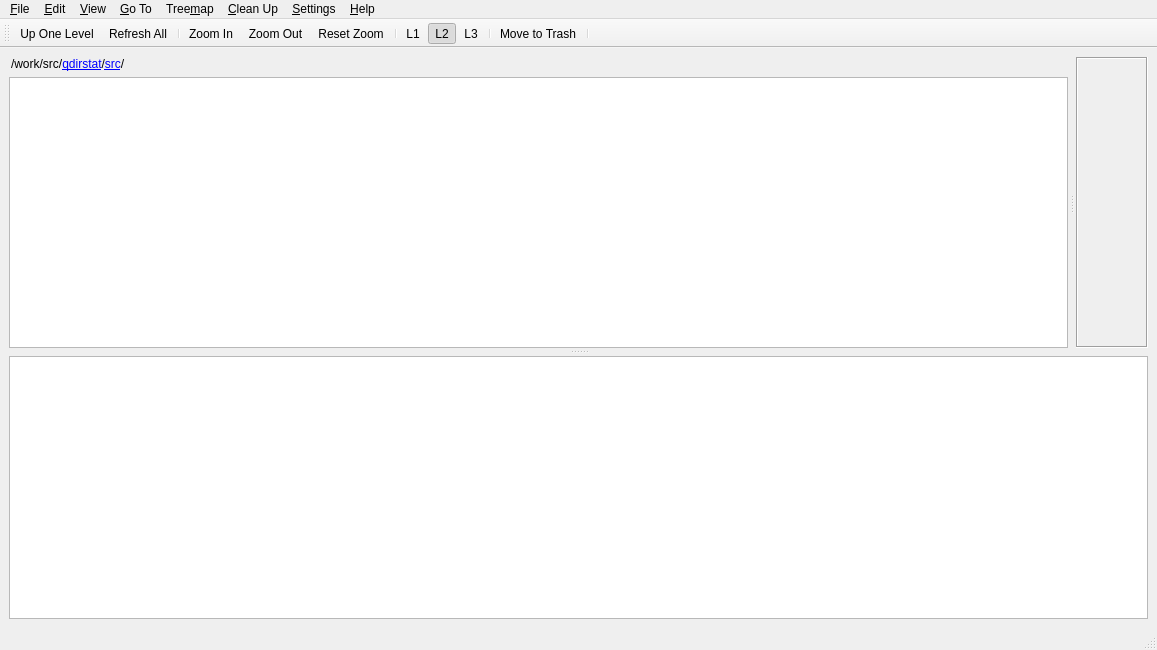
<?xml version="1.0" encoding="UTF-8"?>
<ui version="4.0">
 <author>Stefan Hundhammer</author>
 <class>MainWindow</class>
 <widget class="QMainWindow" name="MainWindow">
  <property name="geometry">
   <rect>
    <x>0</x>
    <y>0</y>
    <width>1157</width>
    <height>650</height>
   </rect>
  </property>
  <property name="windowTitle">
   <string>QDirStat</string>
  </property>
  <property name="windowIcon">
   <iconset resource="icons.qrc">
    <normaloff>:/icons/qdirstat.svg</normaloff>:/icons/qdirstat.svg</iconset>
  </property>
  <widget class="QWidget" name="centralWidget">
   <layout class="QVBoxLayout" name="verticalLayout">
    <item>
     <widget class="QSplitter" name="mainWinSplitter">
      <property name="orientation">
       <enum>Qt::Vertical</enum>
      </property>
      <property name="handleWidth">
       <number>8</number>
      </property>
      <widget class="QSplitter" name="topViewsSplitter">
       <property name="orientation">
        <enum>Qt::Horizontal</enum>
       </property>
       <property name="handleWidth">
        <number>8</number>
       </property>
       <widget class="QWidget" name="treeViewContainer" native="true">
        <property name="sizePolicy">
         <sizepolicy hsizetype="Expanding" vsizetype="Expanding">
          <horstretch>1</horstretch>
          <verstretch>1</verstretch>
         </sizepolicy>
        </property>
        <layout class="QVBoxLayout" name="treeViewLayout">
         <property name="leftMargin">
          <number>0</number>
         </property>
         <property name="topMargin">
          <number>0</number>
         </property>
         <property name="rightMargin">
          <number>0</number>
         </property>
         <property name="bottomMargin">
          <number>0</number>
         </property>
         <item>
          <widget class="QDirStat::BreadcrumbNavigator" name="breadcrumbNavigator">
           <property name="text">
            <string>&lt;html&gt;&lt;head/&gt;&lt;body&gt;&lt;p&gt;/work/src/&lt;a href=&quot;/work/src/qdirstat&quot;&gt;qdirstat&lt;/a&gt;/&lt;a href=&quot;/work/src/qdirstat/src&quot;&gt;src&lt;/a&gt;/&lt;/p&gt;&lt;/body&gt;&lt;/html&gt;</string>
           </property>
           <property name="indent">
            <number>2</number>
           </property>
          </widget>
         </item>
         <item>
          <widget class="QDirStat::DirTreeView" name="dirTreeView">
           <property name="sizePolicy">
            <sizepolicy hsizetype="Expanding" vsizetype="Expanding">
             <horstretch>1</horstretch>
             <verstretch>1</verstretch>
            </sizepolicy>
           </property>
          </widget>
         </item>
        </layout>
       </widget>
       <widget class="QScrollArea" name="fileDetailsPanel">
        <property name="frameShape">
         <enum>QFrame::Box</enum>
        </property>
        <property name="widgetResizable">
         <bool>true</bool>
        </property>
        <widget class="QDirStat::FileDetailsView" name="fileDetailsView">
         <property name="geometry">
          <rect>
           <x>0</x>
           <y>0</y>
           <width>68</width>
           <height>282</height>
          </rect>
         </property>
        </widget>
       </widget>
      </widget>
      <widget class="QDirStat::TreemapView" name="treemapView"/>
     </widget>
    </item>
   </layout>
  </widget>
  <widget class="QMenuBar" name="menubar">
   <property name="geometry">
    <rect>
     <x>0</x>
     <y>0</y>
     <width>1157</width>
     <height>22</height>
    </rect>
   </property>
   <widget class="QMenu" name="menuFile">
    <property name="title">
     <string>&amp;File</string>
    </property>
    <addaction name="actionOpenDir"/>
    <addaction name="actionOpenPkg"/>
    <addaction name="actionShowUnpkgFiles"/>
    <addaction name="actionRefreshAll"/>
    <addaction name="actionRefreshSelected"/>
    <addaction name="separator"/>
    <addaction name="actionReadExcludedDirectory"/>
    <addaction name="actionContinueReadingAtMountPoint"/>
    <addaction name="actionStopReading"/>
    <addaction name="separator"/>
    <addaction name="actionAskWriteCache"/>
    <addaction name="actionAskReadCache"/>
    <addaction name="separator"/>
    <addaction name="actionQuit"/>
   </widget>
   <widget class="QMenu" name="menuView">
    <property name="title">
     <string>&amp;View</string>
    </property>
    <widget class="QMenu" name="menuExpandTreeToLevel">
     <property name="title">
      <string>E&amp;xpand Tree To Level</string>
     </property>
     <addaction name="actionExpandTreeLevel0"/>
     <addaction name="actionExpandTreeLevel1"/>
     <addaction name="actionExpandTreeLevel2"/>
     <addaction name="actionExpandTreeLevel3"/>
     <addaction name="actionExpandTreeLevel4"/>
     <addaction name="actionExpandTreeLevel5"/>
     <addaction name="actionExpandTreeLevel6"/>
     <addaction name="actionExpandTreeLevel7"/>
     <addaction name="actionExpandTreeLevel8"/>
     <addaction name="actionExpandTreeLevel9"/>
    </widget>
    <addaction name="actionCloseAllTreeLevels"/>
    <addaction name="menuExpandTreeToLevel"/>
    <addaction name="separator"/>
    <addaction name="actionShowCurrentPath"/>
    <addaction name="actionShowDetailsPanel"/>
    <addaction name="separator"/>
    <addaction name="actionLayout1"/>
    <addaction name="actionLayout2"/>
    <addaction name="actionLayout3"/>
    <addaction name="separator"/>
    <addaction name="actionFileSizeStats"/>
    <addaction name="actionFileTypeStats"/>
   </widget>
   <widget class="QMenu" name="menuEdit">
    <property name="title">
     <string>&amp;Edit</string>
    </property>
    <addaction name="actionCopyPathToClipboard"/>
    <addaction name="actionMoveToTrash"/>
   </widget>
   <widget class="QMenu" name="menuTreemap">
    <property name="title">
     <string>Tree&amp;map</string>
    </property>
    <addaction name="actionShowTreemap"/>
    <addaction name="actionTreemapAsSidePanel"/>
    <addaction name="separator"/>
    <addaction name="actionTreemapColorByType"/>
    <addaction name="actionTreemapColorByAge"/>
    <addaction name="separator"/>
    <addaction name="actionTreemapZoomIn"/>
    <addaction name="actionTreemapZoomOut"/>
    <addaction name="actionResetTreemapZoom"/>
    <addaction name="separator"/>
    <addaction name="actionTreemapRebuild"/>
   </widget>
   <widget class="QMenu" name="menuGoTo">
    <property name="title">
     <string>&amp;Go To</string>
    </property>
    <addaction name="actionGoUp"/>
    <addaction name="actionGoToToplevel"/>
   </widget>
   <widget class="QMenu" name="menuHelp">
    <property name="title">
     <string>&amp;Help</string>
    </property>
    <addaction name="actionHelp"/>
    <addaction name="actionAbout"/>
    <addaction name="actionAboutQt"/>
    <addaction name="actionPkgViewHelp"/>
    <addaction name="actionUnpkgViewHelp"/>
    <addaction name="actionWhatsNew"/>
    <addaction name="actionDonate"/>
   </widget>
   <widget class="QMenu" name="menuCleanup">
    <property name="tearOffEnabled">
     <bool>true</bool>
    </property>
    <property name="title">
     <string>&amp;Clean Up</string>
    </property>
    <addaction name="actionMoveToTrash"/>
    <addaction name="separator"/>
   </widget>
   <widget class="QMenu" name="menuSettings">
    <property name="title">
     <string>&amp;Settings</string>
    </property>
    <addaction name="actionConfigure"/>
   </widget>
   <addaction name="menuFile"/>
   <addaction name="menuEdit"/>
   <addaction name="menuView"/>
   <addaction name="menuGoTo"/>
   <addaction name="menuTreemap"/>
   <addaction name="menuCleanup"/>
   <addaction name="menuSettings"/>
   <addaction name="menuHelp"/>
  </widget>
  <widget class="QStatusBar" name="statusBar"/>
  <widget class="QToolBar" name="toolBar">
   <property name="windowTitle">
    <string>Main Toolbar</string>
   </property>
   <attribute name="toolBarArea">
    <enum>TopToolBarArea</enum>
   </attribute>
   <attribute name="toolBarBreak">
    <bool>false</bool>
   </attribute>
   <addaction name="actionGoUp"/>
   <addaction name="actionRefreshAll"/>
   <addaction name="separator"/>
   <addaction name="actionTreemapZoomIn"/>
   <addaction name="actionTreemapZoomOut"/>
   <addaction name="actionResetTreemapZoom"/>
   <addaction name="separator"/>
   <addaction name="actionLayout1"/>
   <addaction name="actionLayout2"/>
   <addaction name="actionLayout3"/>
   <addaction name="separator"/>
   <addaction name="actionMoveToTrash"/>
   <addaction name="separator"/>
  </widget>
  <action name="actionQuit">
   <property name="icon">
    <iconset resource="icons.qrc">
     <normaloff>:/icons/window-close.png</normaloff>:/icons/window-close.png</iconset>
   </property>
   <property name="text">
    <string>&amp;Quit</string>
   </property>
   <property name="toolTip">
    <string>Exit application</string>
   </property>
   <property name="shortcut">
    <string>Ctrl+Q</string>
   </property>
  </action>
  <action name="actionOpenDir">
   <property name="icon">
    <iconset resource="icons.qrc">
     <normaloff>:/icons/open-dir.png</normaloff>:/icons/open-dir.png</iconset>
   </property>
   <property name="text">
    <string>&amp;Open Directory...</string>
   </property>
   <property name="toolTip">
    <string>Open a directory to scan.</string>
   </property>
   <property name="shortcut">
    <string>Ctrl+O</string>
   </property>
  </action>
  <action name="actionCloseAllTreeLevels">
   <property name="text">
    <string>&amp;Close All Tree Levels</string>
   </property>
   <property name="toolTip">
    <string>Close all branches of the directory tree.</string>
   </property>
  </action>
  <action name="actionExpandTreeLevel0">
   <property name="text">
    <string>Level &amp;0</string>
   </property>
   <property name="toolTip">
    <string>Expand (open) the directory tree to level 0.</string>
   </property>
  </action>
  <action name="actionExpandTreeLevel1">
   <property name="text">
    <string>Level &amp;1</string>
   </property>
   <property name="toolTip">
    <string>Expand (open) the directory tree to level 1.</string>
   </property>
   <property name="shortcut">
    <string>Ctrl+1</string>
   </property>
  </action>
  <action name="actionExpandTreeLevel2">
   <property name="text">
    <string>Level &amp;2</string>
   </property>
   <property name="toolTip">
    <string>Expand (open) the directory tree to level 2.</string>
   </property>
   <property name="shortcut">
    <string>Ctrl+2</string>
   </property>
  </action>
  <action name="actionExpandTreeLevel3">
   <property name="text">
    <string>Level &amp;3</string>
   </property>
   <property name="toolTip">
    <string>Expand (open) the directory tree to level 3.</string>
   </property>
   <property name="shortcut">
    <string>Ctrl+3</string>
   </property>
  </action>
  <action name="actionExpandTreeLevel4">
   <property name="text">
    <string>Level &amp;4</string>
   </property>
   <property name="toolTip">
    <string>Expand (open) the directory tree to level 4.</string>
   </property>
   <property name="shortcut">
    <string>Ctrl+4</string>
   </property>
  </action>
  <action name="actionExpandTreeLevel5">
   <property name="text">
    <string>Level &amp;5</string>
   </property>
   <property name="toolTip">
    <string>Expand (open) the directory tree to level 5.</string>
   </property>
   <property name="shortcut">
    <string>Ctrl+5</string>
   </property>
  </action>
  <action name="actionExpandTreeLevel6">
   <property name="text">
    <string>Level &amp;6</string>
   </property>
   <property name="toolTip">
    <string>Expand (open) the directory tree to level 6.</string>
   </property>
   <property name="shortcut">
    <string>Ctrl+6</string>
   </property>
  </action>
  <action name="actionExpandTreeLevel7">
   <property name="text">
    <string>Level &amp;7</string>
   </property>
   <property name="toolTip">
    <string>Expand (open) the directory tree to level 7.</string>
   </property>
   <property name="shortcut">
    <string>Ctrl+7</string>
   </property>
  </action>
  <action name="actionExpandTreeLevel8">
   <property name="text">
    <string>Level &amp;8</string>
   </property>
   <property name="toolTip">
    <string>Expand (open) the directory tree to level 8.</string>
   </property>
   <property name="shortcut">
    <string>Ctrl+8</string>
   </property>
  </action>
  <action name="actionExpandTreeLevel9">
   <property name="text">
    <string>Level &amp;9</string>
   </property>
   <property name="toolTip">
    <string>Expand (open) the directory tree to level 9.</string>
   </property>
   <property name="shortcut">
    <string>Ctrl+9</string>
   </property>
  </action>
  <action name="actionStopReading">
   <property name="icon">
    <iconset resource="icons.qrc">
     <normaloff>:/icons/stop.png</normaloff>:/icons/stop.png</iconset>
   </property>
   <property name="text">
    <string>&amp;Stop Reading</string>
   </property>
   <property name="toolTip">
    <string>Stop reading directories.</string>
   </property>
   <property name="shortcut">
    <string>Ctrl+S</string>
   </property>
  </action>
  <action name="actionAskWriteCache">
   <property name="icon">
    <iconset resource="icons.qrc">
     <normaloff>:/icons/document-export.png</normaloff>:/icons/document-export.png</iconset>
   </property>
   <property name="text">
    <string>&amp;Write To Cache File...</string>
   </property>
   <property name="toolTip">
    <string>Write the current directory tree to a cache file.</string>
   </property>
  </action>
  <action name="actionAskReadCache">
   <property name="icon">
    <iconset resource="icons.qrc">
     <normaloff>:/icons/document-import.png</normaloff>:/icons/document-import.png</iconset>
   </property>
   <property name="text">
    <string>&amp;Read Cache File...</string>
   </property>
   <property name="toolTip">
    <string>Read a directory tree from a cache file.</string>
   </property>
  </action>
  <action name="actionRefreshAll">
   <property name="icon">
    <iconset resource="icons.qrc">
     <normaloff>:/icons/refresh.png</normaloff>:/icons/refresh.png</iconset>
   </property>
   <property name="text">
    <string>Refresh &amp;All</string>
   </property>
   <property name="toolTip">
    <string>Re-read the entire directory tree from disk.</string>
   </property>
   <property name="shortcut">
    <string>F5</string>
   </property>
  </action>
  <action name="actionCopyPathToClipboard">
   <property name="icon">
    <iconset resource="icons.qrc">
     <normaloff>:/icons/edit-copy.png</normaloff>:/icons/edit-copy.png</iconset>
   </property>
   <property name="text">
    <string>&amp;Copy Path</string>
   </property>
   <property name="toolTip">
    <string>Copy the full path of the current item to the system clipboard for use in other applications.</string>
   </property>
   <property name="shortcut">
    <string>Ctrl+C</string>
   </property>
  </action>
  <action name="actionTreemapZoomIn">
   <property name="icon">
    <iconset resource="icons.qrc">
     <normaloff>:/icons/zoom-in.png</normaloff>:/icons/zoom-in.png</iconset>
   </property>
   <property name="text">
    <string>Zoom &amp;In</string>
   </property>
   <property name="toolTip">
    <string>Zoom the treemap in (enlarge) one level.</string>
   </property>
   <property name="shortcut">
    <string>Ctrl++</string>
   </property>
  </action>
  <action name="actionTreemapZoomOut">
   <property name="icon">
    <iconset resource="icons.qrc">
     <normaloff>:/icons/zoom-out.png</normaloff>:/icons/zoom-out.png</iconset>
   </property>
   <property name="text">
    <string>Zoom &amp;Out</string>
   </property>
   <property name="toolTip">
    <string>Zoom the treemap out one level.</string>
   </property>
   <property name="shortcut">
    <string>Ctrl+-</string>
   </property>
  </action>
  <action name="actionResetTreemapZoom">
   <property name="icon">
    <iconset resource="icons.qrc">
     <normaloff>:/icons/zoom-best-fit.png</normaloff>:/icons/zoom-best-fit.png</iconset>
   </property>
   <property name="text">
    <string>&amp;Reset Zoom</string>
   </property>
   <property name="toolTip">
    <string>Reset the treemap zoom factor to normal.</string>
   </property>
   <property name="shortcut">
    <string>Ctrl+0</string>
   </property>
  </action>
  <action name="actionTreemapRebuild">
   <property name="text">
    <string>Re&amp;build</string>
   </property>
   <property name="toolTip">
    <string>Rebuild the treemap.</string>
   </property>
  </action>
  <action name="actionShowTreemap">
   <property name="checkable">
    <bool>true</bool>
   </property>
   <property name="checked">
    <bool>true</bool>
   </property>
   <property name="text">
    <string>&amp;Show Treemap</string>
   </property>
   <property name="toolTip">
    <string>Enable or disable showing the treemap view.</string>
   </property>
   <property name="shortcut">
    <string>F9</string>
   </property>
  </action>
  <action name="actionGoUp">
   <property name="icon">
    <iconset resource="icons.qrc">
     <normaloff>:/icons/go-up.png</normaloff>:/icons/go-up.png</iconset>
   </property>
   <property name="text">
    <string>&amp;Up One Level</string>
   </property>
   <property name="toolTip">
    <string>Navigate one directory level up.</string>
   </property>
   <property name="shortcut">
    <string>Alt+Up</string>
   </property>
  </action>
  <action name="actionGoToToplevel">
   <property name="icon">
    <iconset resource="icons.qrc">
     <normaloff>:/icons/go-top.png</normaloff>:/icons/go-top.png</iconset>
   </property>
   <property name="text">
    <string>&amp;Toplevel</string>
   </property>
   <property name="toolTip">
    <string>Navigate to the toplevel directory of this tree.</string>
   </property>
   <property name="shortcut">
    <string>Ctrl+Home</string>
   </property>
  </action>
  <action name="actionAbout">
   <property name="icon">
    <iconset resource="icons.qrc">
     <normaloff>:/icons/qdirstat.png</normaloff>:/icons/qdirstat.png</iconset>
   </property>
   <property name="text">
    <string>&amp;About QDirStat...</string>
   </property>
   <property name="toolTip">
    <string>Show version, copyright and license information about this program.</string>
   </property>
  </action>
  <action name="actionAboutQt">
   <property name="text">
    <string>About &amp;Qt...</string>
   </property>
   <property name="toolTip">
    <string>Show information about the Qt version used for building this program.</string>
   </property>
  </action>
  <action name="actionRefreshSelected">
   <property name="text">
    <string>Re&amp;fresh Selected</string>
   </property>
   <property name="toolTip">
    <string>Reread the selected branch from disk.</string>
   </property>
  </action>
  <action name="actionReadExcludedDirectory">
   <property name="text">
    <string>Read &amp;Excluded Directory</string>
   </property>
   <property name="toolTip">
    <string>Read a directory that was excluded by an exclude rule.</string>
   </property>
  </action>
  <action name="actionContinueReadingAtMountPoint">
   <property name="icon">
    <iconset resource="icons.qrc">
     <normaloff>:/icons/hard-disk.png</normaloff>:/icons/hard-disk.png</iconset>
   </property>
   <property name="text">
    <string>Continue Reading at &amp;Mount Point</string>
   </property>
  </action>
  <action name="actionConfigure">
   <property name="icon">
    <iconset resource="icons.qrc">
     <normaloff>:/icons/preferences.png</normaloff>:/icons/preferences.png</iconset>
   </property>
   <property name="text">
    <string>&amp;Configure QDirStat</string>
   </property>
   <property name="toolTip">
    <string>Configure QDirStat</string>
   </property>
  </action>
  <action name="actionVerboseSelection">
   <property name="checkable">
    <bool>true</bool>
   </property>
   <property name="text">
    <string>Verbose Selection</string>
   </property>
   <property name="toolTip">
    <string>Switch verbose logging of selecting and unselecting items on or off.</string>
   </property>
   <property name="shortcut">
    <string>Shift+F7</string>
   </property>
  </action>
  <action name="actionMoveToTrash">
   <property name="icon">
    <iconset resource="icons.qrc">
     <normaloff>:/icons/trashcan.png</normaloff>:/icons/trashcan.png</iconset>
   </property>
   <property name="text">
    <string>Move to &amp;Trash</string>
   </property>
   <property name="toolTip">
    <string>Move the selected items to the trash bin.</string>
   </property>
   <property name="shortcut">
    <string>Del</string>
   </property>
  </action>
  <action name="actionDumpSelection">
   <property name="text">
    <string>Dump Selection to Log</string>
   </property>
   <property name="shortcut">
    <string>F7</string>
   </property>
  </action>
  <action name="actionFileTypeStats">
   <property name="text">
    <string>File &amp;Type Statistics</string>
   </property>
   <property name="toolTip">
    <string>File Type Statistics</string>
   </property>
   <property name="shortcut">
    <string>F3</string>
   </property>
  </action>
  <action name="actionHelp">
   <property name="text">
    <string>QDirStat &amp;Help</string>
   </property>
   <property name="shortcut">
    <string>F1</string>
   </property>
  </action>
  <action name="actionTreemapAsSidePanel">
   <property name="checkable">
    <bool>true</bool>
   </property>
   <property name="checked">
    <bool>true</bool>
   </property>
   <property name="text">
    <string>Treemap as S&amp;ide Panel</string>
   </property>
   <property name="toolTip">
    <string>Show the Treeemap beside the directory tree, otherwise it will be shown beneath.</string>
   </property>
  </action>
  <action name="actionFileSizeStats">
   <property name="text">
    <string>File &amp;Size Statistics</string>
   </property>
   <property name="shortcut">
    <string>F2</string>
   </property>
  </action>
  <action name="actionShowCurrentPath">
   <property name="checkable">
    <bool>true</bool>
   </property>
   <property name="checked">
    <bool>true</bool>
   </property>
   <property name="text">
    <string>Show Current &amp;Path</string>
   </property>
  </action>
  <action name="actionShowDetailsPanel">
   <property name="checkable">
    <bool>true</bool>
   </property>
   <property name="checked">
    <bool>true</bool>
   </property>
   <property name="text">
    <string>Show Details Panel</string>
   </property>
   <property name="toolTip">
    <string>Show &amp;Details Panel</string>
   </property>
  </action>
  <action name="actionLayout1">
   <property name="checkable">
    <bool>true</bool>
   </property>
   <property name="text">
    <string>Layout 1 (Short)</string>
   </property>
   <property name="iconText">
    <string>L1</string>
   </property>
   <property name="shortcut">
    <string>Alt+1</string>
   </property>
  </action>
  <action name="actionLayout2">
   <property name="checkable">
    <bool>true</bool>
   </property>
   <property name="checked">
    <bool>true</bool>
   </property>
   <property name="text">
    <string>Layout 2 (Classic)</string>
   </property>
   <property name="iconText">
    <string>L2</string>
   </property>
   <property name="shortcut">
    <string>Alt+2</string>
   </property>
  </action>
  <action name="actionLayout3">
   <property name="checkable">
    <bool>true</bool>
   </property>
   <property name="text">
    <string>Layout 3 (Full)</string>
   </property>
   <property name="iconText">
    <string>L3</string>
   </property>
   <property name="shortcut">
    <string>Alt+3</string>
   </property>
  </action>
  <action name="actionDonate">
   <property name="text">
    <string>&amp;Donate...</string>
   </property>
   <property name="iconText">
    <string notr="true">https://www.paypal.com/cgi-bin/webscr?cmd=_s-xclick&amp;hosted_button_id=EYJXAVLGNRR5W</string>
   </property>
   <property name="toolTip">
    <string>Make a donation to support the QDirStat project</string>
   </property>
  </action>
  <action name="actionWhatsNew">
   <property name="text">
    <string>What's &amp;New in this Release...</string>
   </property>
   <property name="toolTip">
    <string>Show release notes in external web browser</string>
   </property>
  </action>
  <action name="actionOpenPkg">
   <property name="icon">
    <iconset resource="icons.qrc">
     <normaloff>:/icons/tree-medium/package.png</normaloff>
     <normalon>:/icons/tree-medium/folder-pkg.png</normalon>:/icons/tree-medium/package.png</iconset>
   </property>
   <property name="text">
    <string>Show Installed &amp;Packages...</string>
   </property>
   <property name="shortcut">
    <string>Ctrl+P</string>
   </property>
  </action>
  <action name="actionPkgViewHelp">
   <property name="text">
    <string>The &amp;Packages View...</string>
   </property>
   <property name="toolTip">
    <string>Help about the Packages View (external browser)</string>
   </property>
  </action>
  <action name="actionShowUnpkgFiles">
   <property name="text">
    <string>Show &amp;Unpackaged Files...</string>
   </property>
   <property name="toolTip">
    <string>Show only files that do NOT belong to an installed software package</string>
   </property>
   <property name="shortcut">
    <string>Ctrl+U</string>
   </property>
  </action>
  <action name="actionUnpkgViewHelp">
   <property name="text">
    <string>The &amp;Unpackaged Files View...</string>
   </property>
   <property name="toolTip">
    <string>Help about the Unpackaged Files view (external browser)</string>
   </property>
  </action>
  <action name="actionTreemapColorByType">
   <property name="checkable">
    <bool>true</bool>
   </property>
   <property name="checked">
    <bool>true</bool>
   </property>
   <property name="text">
    <string>Color by &amp;Type</string>
   </property>
   <property name="toolTip">
    <string>Use treemap colors depending on file type</string>
   </property>
   <property name="shortcut">
    <string>Alt+T</string>
   </property>
  </action>
  <action name="actionTreemapColorByAge">
   <property name="checkable">
    <bool>true</bool>
   </property>
   <property name="text">
    <string>Color by &amp;Age</string>
   </property>
   <property name="toolTip">
    <string>Use treemap colors depending file age</string>
   </property>
   <property name="shortcut">
    <string>Alt+A</string>
   </property>
  </action>
 </widget>
 <customwidgets>
  <customwidget>
   <class>QDirStat::DirTreeView</class>
   <extends>QTreeView</extends>
   <header>DirTreeView.h</header>
  </customwidget>
  <customwidget>
   <class>QDirStat::TreemapView</class>
   <extends>QGraphicsView</extends>
   <header>TreemapView.h</header>
  </customwidget>
  <customwidget>
   <class>QDirStat::BreadcrumbNavigator</class>
   <extends>QLabel</extends>
   <header>BreadcrumbNavigator.h</header>
  </customwidget>
  <customwidget>
   <class>QDirStat::FileDetailsView</class>
   <extends>QWidget</extends>
   <header>FileDetailsView.h</header>
   <container>1</container>
  </customwidget>
 </customwidgets>
 <resources>
  <include location="icons.qrc"/>
 </resources>
 <connections/>
</ui>
